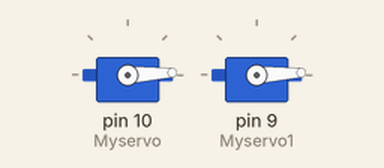
Bench run of a sketch on a simulated Arduino Uno, built with avr-gcc and run on an emulated ATmega328P. On the bench: 2 × servo.

Above: at 0.05 s.
At 1.15 s:
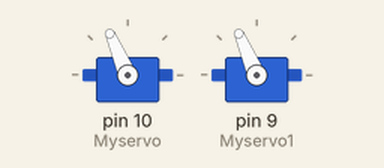
At 2.25 s:
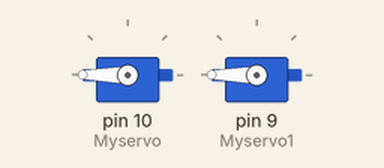
At 4.5 s:
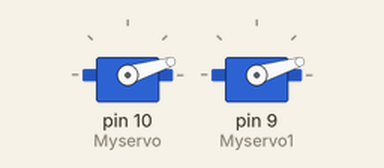
Timing chart, 0 to 7.4 s (numbered marks = the images above):
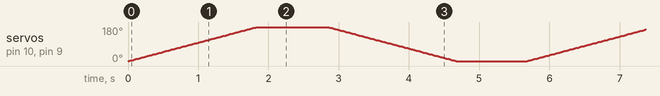

The sketch:

servo.ino
```cpp
#include<Servo.h>
Servo Myservo;
Servo Myservo1;

int pos;
void setup()
{
Myservo.attach(10);
Myservo1.attach(9);
}

void loop()
{


for(pos=0;pos<=180;pos++){
Myservo.write(pos);
Myservo1.write(pos);
delay(10);
}
  delay(1000);

  for(pos=180;pos>=0;pos--){
Myservo.write(pos);
Myservo1.write(pos);
delay(10);
}
  delay(1000);

}
```
